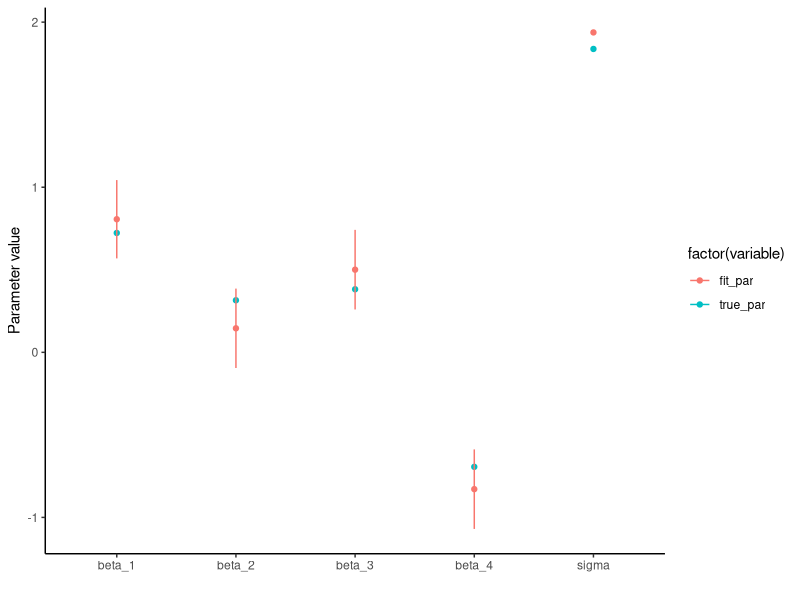
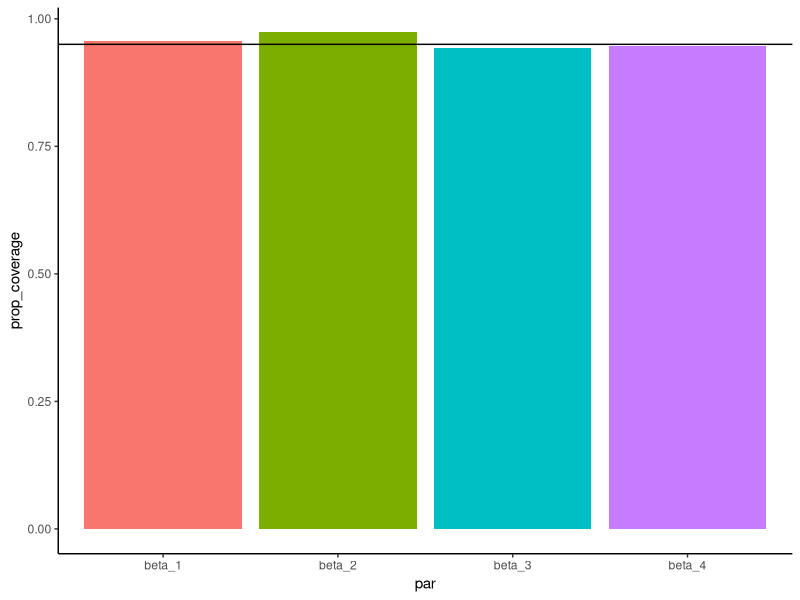

Reproduce these figures in R, in order.
## ---- chunk 1
knitr::opts_chunk$set(echo = TRUE)

library(data.table)
library(ggplot2)

## ---- chunk 2
##sy: determine number of observations and predictor variables
n<-1000
k<-4

##sy: Create a fake value for each observation, for each predictor variable
##sy: I'm doing this in a for loop for clarity, I'd normally use sapply

X <- matrix(nrow = n, ncol = k)
for(i in 1:n){
  for(j in 1:k){
    
    ##sy: first column is for the intercept, so every observation is 1
    if(j==1){
      X[i, j] <- 1
    }else{
      ##sy: pick 0 or 1 for binary predictor variables
      X[i, j] <- sample(x = c(1, 0), size = 1)
    }
  }
}
colnames(X)<-paste0("x_", 1:k)
rownames(X)<-paste0("i_", 1:n)

##sy: take a peak at the design matrix X
head(X)


## ---- chunk 3
##sy: I'm going to use the runif() function to pick random numbers to represent the beta parameters
betas <- runif(n = (k), min = -1, max = 1)
names(betas)<-c(paste0("beta_", 1:k))
print(betas)

## ---- chunk 4

##sy: I'll first calculate the linear predictor with a for loop for clarity
mus<-matrix(nrow = n, ncol = 1)
for(i in 1:n){
  
  ##sy: I'll let mu_i hold the linear predictor for each observation
  mu_i <- 0
  for(j in 1:(k)){
    
    ##sy: add the intercept
    mu_i <- mu_i + betas[j] * X[i, j]
    
    mus[i, 1] <- mu_i
  }
}

colnames(mus)<-paste0("mu")
rownames(mus)<-paste0("i_", 1:n)

##sy: look at the head of mus
head(mus)


## ---- chunk 5
##sy: I'll calculate the same thing using the matrix math syntax in R
mus2 <- X %*% betas

colnames(mus2)<-paste0("mu2")
rownames(mus2)<-paste0("i_", 1:n)

head(mus2)

## ---- chunk 6
##sy: get a fake value for sigma using runif. Sigma needs to be positive
sigma<-runif(1, min=.01, max=4)
message("Simulated sigma: ", round(sigma, digits=3))

##sy: for clarity, I'm looping through each simulated linear predictor
##sy: there are more concise/efficient 'vectorized' ways to do the same thing
obs <- matrix(nrow = n, ncol=1)
for(i in 1:n){
  
  ##sy: note that rnorm() takes 'sigma', not 'sigma^2'
  obs[i, 1] <- rnorm(n = 1, mean = mus[i], sd=sigma)
}
colnames(obs) <- "y"

##sy:bind together with the linear predictors and take a look
sim_data<-cbind(mus, obs)
head(sim_data)

## ---- chunk 7

##sy: I'll store all of our data in a data.table. I usually do this a lot earlier
dt <- as.data.table(cbind(sim_data, X))
message("All data together:")
head(dt)

##sy: now set up the formula using R syntax. 
##sy: the "0 + " tells lm() not to add an intercept. We've already acounted for an intercept with our x_1 variable
form<-paste0("y ~  0 + ", paste0("x_", 1:k, collapse=" + "))
message("R-style model formula:")
message(form)


## ---- chunk 8
##sy: run the model
mod1 <- lm(formula = as.formula(form), data = dt)

print(mod1)

## ---- chunk 9
##sy: get coefficients from the model
fit_betas <- coefficients(mod1)

##sy: also get estimate of sigma. Its not truly 'estimated' in lm(), but it's represented by the standard deviation of the fit residuals (ie, the leftover variance in observed data)
fit_sigma <- sd(residuals(mod1))

param_dt <- data.table(par = names(betas), fit_par = fit_betas, true_par = betas)
sigma_row <- data.table(par = "sigma", fit_par = fit_sigma, ture_par = sigma)
param_dt <- rbindlist(list(param_dt, sigma_row))

print(param_dt)


## ---- chunk 10
##sy: first get standard error for each parameter
##sy: below I'm taking the diagonal of the variance-covariance matrix of the fit parameters.
##sy: This gives the standard error of each parameter
ses <- sqrt(diag(vcov(mod1)))

##sy: add an NA for sigma
ses <- c(ses, NA)

##sy: next I'll calculate the 95% CI for each parameter, and if the true value is contained within it
##sy: here I'll use some data.table syntax to keep things compact
param_dt[, se := ses]
param_dt[, `:=` (lower = fit_par - 1.96 * se, upper = fit_par + 1.96 * se)]

##sy: now calculate coverage
param_dt[true_par >= lower & true_par <= upper, covered := 1]
param_dt[is.na(covered), covered := 0]
  
##sy: A nice plot to visualize coverage, need to reshape data a bit
plot_dt <- melt(param_dt, id.vars="par", measure.vars = c("fit_par", "true_par"))
plot_dt <- merge(plot_dt, param_dt[, .(par, lower, upper)], by="par")
plot_dt[variable=="true_par", `:=` (lower=NA, upper=NA)]

p<-ggplot(data = plot_dt, aes(x = factor(par), y = value, color = factor(variable)))+
  geom_point()+
  geom_errorbar(aes(ymin = lower, ymax = upper), width=0)+
  xlab("")+
  ylab("Parameter value")+
  theme_classic()
print(p)

## ---- chunk 11
##sy: set simulation toggles
n_sims <- 300
n <- 1000
k <- 4

##sy: loop over simulation
sim_results <- list()
for(sim in 1:n_sims){
  
  ##sy: Step 1: simulate new data
  X_sim <- sapply(1:k, function(x){
    rbinom(n = n, size = 1, prob = 0.25)
  })
  ##sy: make first column the intercept
  X_sim[, 1] <- 1
  colnames(X_sim) <- paste0("x_", 1:k)
  
  ##sy: Step 2: simulate new parameters
  sim_betas <- runif(n = k, min = -1, max = 1)
  sim_sigma <- runif(n = 1, min = 0.01, max = 1)

  ##sy: Step 3: calculate linear predictor
  sim_mus <- X_sim %*% sim_betas
  
  ##sy: Step 4: add stochastic component
  sim_obs <- rnorm(n = length(sim_mus), mean = sim_mus, sd = sim_sigma)
  
  ##sy: Step 5: run the model
  sim_dt <- data.table(mu = as.numeric(sim_mus), y = sim_obs)
  sim_dt <- as.data.table(cbind(sim_dt, X_sim))
  form<-paste0("y ~  0 + ", paste0("x_", 1:k, collapse=" + "))
  sim_mod <- lm(formula = as.formula(form), data = sim_dt)
  
  ##sy: Step 6: calculate coverage
  sim_par_dt <- data.table(sim = sim, 
                           par = paste0("beta_", 1:k), 
                           fit_par = coefficients(sim_mod), 
                           se = sqrt(diag(vcov(sim_mod))),
                           true_par = sim_betas)
  sim_par_dt[, `:=` (lower = fit_par - 1.965 * se, upper = fit_par + 1.965 * se)]
  sim_par_dt[true_par >= lower & true_par <= upper, covered := 1]
  sim_par_dt[is.na(covered), covered := 0]
  
  sim_results[[length(sim_results) + 1]] <- sim_par_dt
  
}

##sy: collapse the results and calculate the percentage covered by parameter. Again using data.table syntax
sim_results <- rbindlist(sim_results)

collapsed <- sim_results[, .(prop_coverage = sum(covered)/n_sims), by = "par"]

##sy: plot results
p<-ggplot(data=collapsed, aes(x=par, y=prop_coverage, fill=par))+
  geom_bar(stat="identity")+
  geom_hline(aes(yintercept=0.95))+
  guides(fill="none")+
  theme_classic()
print(p)

